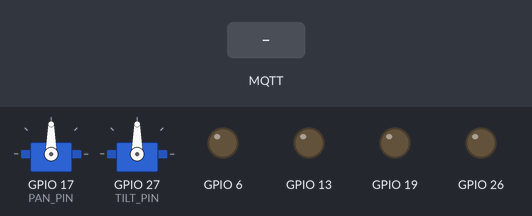
A program run on a simulated Raspberry Pi (BCM pin numbers). On the bench: 2 × servo, output pins drawn as LEDs (lit = HIGH). The test bench sets the inputs (shaded band). No MQTT or app messages arrive unless stated; servo angles are drawn from the pulse width (0.5 ms = 0°, 2.5 ms = 180°); threads take turns every 2 ms; what the program prints to the terminal is not drawn.

Above: at 1.2 s.
1.3 s: MQTT message "forward" arrives on the first subscribed topic
At 1.7 s:
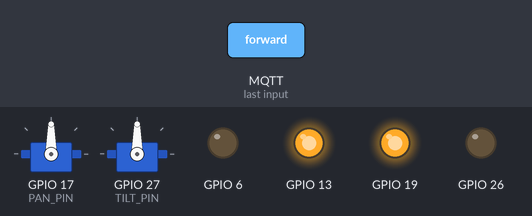
2.8 s: MQTT message "backward" arrives on the first subscribed topic
At 4.0 s:
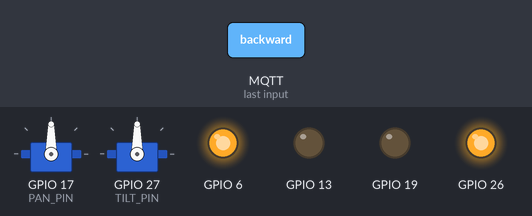
4.3 s: MQTT message "left" arrives on the first subscribed topic
At 5.2 s:
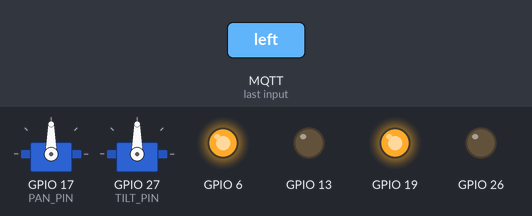
5.8 s: MQTT message "right" arrives on the first subscribed topic
At 6.3 s:
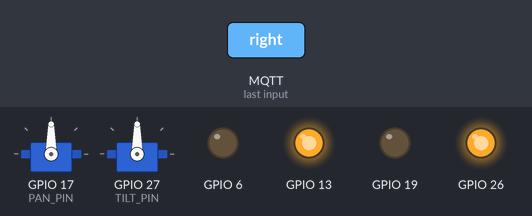
Timing chart, 0 to 8.3 s (numbered marks = the images above; inputs shaded):
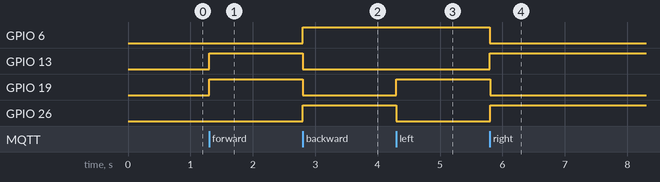

The program:

pizero-subscriber.py
```python
import threading
import paho.mqtt.client as mqtt
import pigpio
import time

# --- การตั้งค่า GPIO (ย้ายขึ้นมาไว้ด้านบนสุดเพื่อให้ทุกฟังก์ชันมองเห็น) ---
PAN_PIN = 17
TILT_PIN = 27
IN1, IN2 = 6, 13
IN3, IN4 = 19, 26

PAN_MIN, PAN_MAX = 500, 2500
TILT_MIN, TILT_MAX = 1150, 2500
PAN_CENTER, TILT_CENTER = 1500, 1500

# ตัวแปรสถานะ
curr_pan = PAN_CENTER
curr_tilt = TILT_CENTER
servo_move_dir = None

pi = pigpio.pi()


def servo_loop():
    """ฟังก์ชันทำงานเบื้องหลังคอยขยับ Servo"""
    global curr_pan, curr_tilt, servo_move_dir
    while True:
        if servo_move_dir == 'pan_l':
            curr_pan = max(PAN_MIN, curr_pan - 20)
            pi.set_servo_pulsewidth(PAN_PIN, curr_pan)
        elif servo_move_dir == 'pan_r':
            curr_pan = min(PAN_MAX, curr_pan + 20)
            pi.set_servo_pulsewidth(PAN_PIN, curr_pan)
        elif servo_move_dir == 'tilt_u':
            curr_tilt = min(TILT_MAX, curr_tilt + 20)
            pi.set_servo_pulsewidth(TILT_PIN, curr_tilt)
        elif servo_move_dir == 'tilt_d':
            curr_tilt = max(TILT_MIN, curr_tilt - 20)
            pi.set_servo_pulsewidth(TILT_PIN, curr_tilt)

        time.sleep(0.05)


# เริ่ม Thread ทันที
t = threading.Thread(target=servo_loop, daemon=True)
t.start()


def move_to_target(pin, target_pw, delay=0.005):
    global curr_pan, curr_tilt
    target_pw = max(500, min(2500, target_pw))  # กันค่าเกิน

    current = curr_pan if pin == PAN_PIN else curr_tilt
    if current != target_pw:
        step_dir = 5 if target_pw > current else -5
        for pw in range(current, target_pw, step_dir):
            pi.set_servo_pulsewidth(pin, pw)
            time.sleep(delay)

    pi.set_servo_pulsewidth(pin, target_pw)
    if pin == PAN_PIN:
        curr_pan = target_pw
    else:
        curr_tilt = target_pw


def wheels_control(l1, l2, r1, r2):
    pi.write(IN1, l1)
    pi.write(IN2, l2)
    pi.write(IN3, r1)
    pi.write(IN4, r2)


def on_message(client, userdata, msg):
    # จุดสำคัญ: ต้องประกาศ global servo_move_dir ที่นี่!
    global curr_pan, curr_tilt, servo_move_dir
    command = msg.payload.decode()

    # จัดการคำสั่งล้อ (ลดการทำงานซ้ำ)
    wheel_cmds = ["forward", "backward", "left", "right", "stop"]
    if command in wheel_cmds:
        if hasattr(on_message, "last_wheel_cmd") and on_message.last_wheel_cmd == command:
            return
        on_message.last_wheel_cmd = command
        print(f"Executing Wheel: {command}")

        # --- แก้ไขส่วนควบคุมล้อตามทิศทางใหม่ที่คุณต้องการ ---
        if command == "forward":  # ปุ่ม UP ในเว็บ
            # แก้ให้สั่งงานเป็น Left (ตามที่คุณบอกว่า Up เป็น Left)
            wheels_control(0, 1, 1, 0)

        elif command == "backward":  # ปุ่ม DOWN ในเว็บ
            # แก้ให้สั่งงานเป็น Right (ตามที่คุณบอกว่า Down เป็น Right)
            wheels_control(1, 0, 0, 1)

        elif command == "left":     # ปุ่ม LEFT ในเว็บ
            # แก้ให้สั่งงานเป็น Forward (ตามที่คุณบอกว่า Left เป็น Forward)
            wheels_control(1, 0, 1, 0)

        elif command == "right":    # ปุ่ม RIGHT ในเว็บ
            # แก้ให้สั่งงานเป็น Backward (ตามที่คุณบอกว่า Right เป็น Down/Backward)
            wheels_control(0, 1, 0, 1)

        elif command == "stop":
            wheels_control(0, 0, 0, 0)

    # จัดการคำสั่ง Servo แบบต่อเนื่อง
    elif "_start" in command or command == "servo_stop":
        print(f"Executing Servo: {command}")
        if command == "pan_left_start":
            servo_move_dir = 'pan_l'
        elif command == "pan_right_start":
            servo_move_dir = 'pan_r'
        elif command == "tilt_up_start":
            servo_move_dir = 'tilt_u'
        elif command == "tilt_down_start":
            servo_move_dir = 'tilt_d'
        elif command == "servo_stop":
            servo_move_dir = None

    # จัดการคำสั่ง Reset
    elif command == "pan_center":
        servo_move_dir = None
        move_to_target(PAN_PIN, PAN_CENTER)
    elif command == "tilt_center":
        servo_move_dir = None
        move_to_target(TILT_PIN, TILT_CENTER)


if not pi.connected:
    exit()

try:
    print("ระบบกำลังเริ่มต้น: รีเซ็ต Servo...")
    move_to_target(PAN_PIN, PAN_CENTER)
    move_to_target(TILT_PIN, TILT_CENTER)
    wheels_control(0, 0, 0, 0)

    client = mqtt.Client()
    client.on_message = on_message
    client.connect("192.168.1.131", 1883, 60)
    client.subscribe("robot/control")

    print("--- EagleEye Robot: Ready (Smooth Continuous Mode) ---")
    client.loop_forever()

except KeyboardInterrupt:
    print("\nปิดระบบ...")
finally:
    servo_move_dir = None
    wheels_control(0, 0, 0, 0)
    pi.set_servo_pulsewidth(PAN_PIN, 0)
    pi.set_servo_pulsewidth(TILT_PIN, 0)
    pi.stop()
```

Measured:
- after the input at 1.3 s, GPIO 13, GPIO 19: LOW → HIGH at once
- after the input at 2.8 s, GPIO 6, GPIO 26: LOW → HIGH at once; GPIO 13, GPIO 19: HIGH → LOW at once
- after the input at 4.3 s, GPIO 19: LOW → HIGH at once; GPIO 26: HIGH → LOW at once
- after the input at 5.8 s, GPIO 6, GPIO 19: HIGH → LOW at once; GPIO 13, GPIO 26: LOW → HIGH at once
